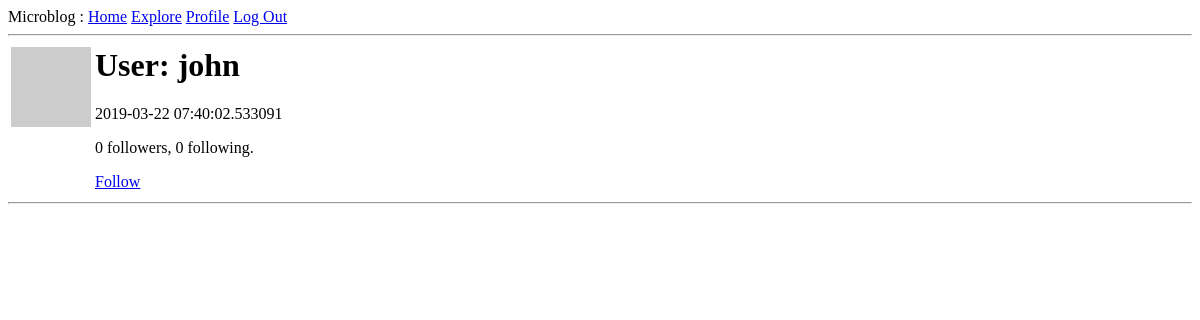
Page /user/john (signed in) on the earlier database version.
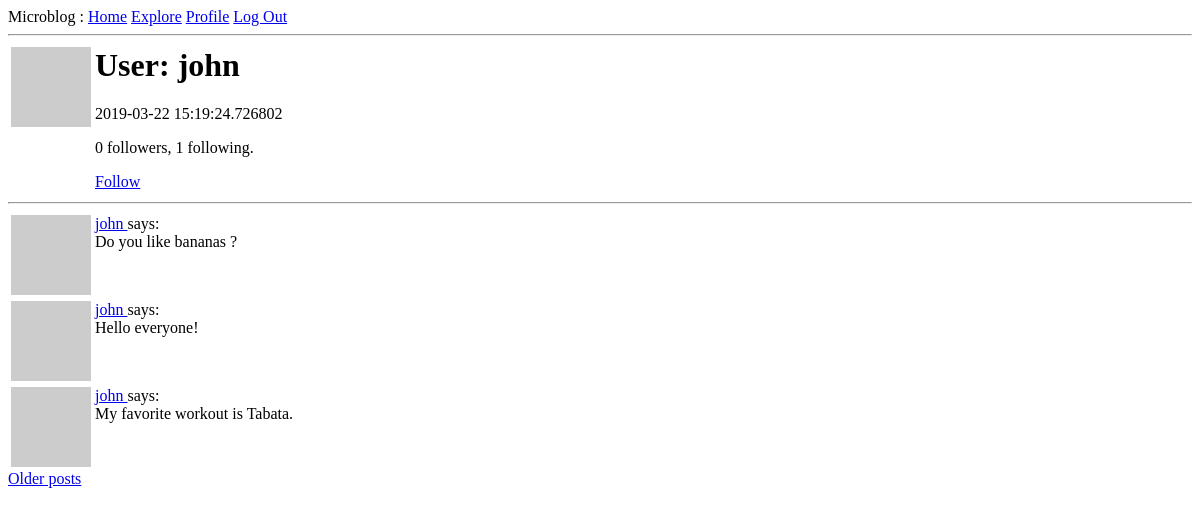
Same page on the later database version.
### app/models.py (models this page shows, shortened)
class User(UserMixin,db.Model):
    id = db.Column(db.Integer, primary_key=True)
    username = db.Column(db.String(64), index=True, unique=True)
    email = db.Column(db.String(120), index=True, unique=True)
    password_hash = db.Column(db.String(128))
    posts = db.relationship('Post',backref='author', lazy='dynamic')
    about_me = db.Column(db.String(140))
    last_seen = db.Column(db.DateTime, default=datetime.utcnow)
    followed = db.relationship(
        'User', secondary=followers,
        primaryjoin=(followers.c.follower_id == id),
        secondaryjoin=(followers.c.followed_id == id),
        backref=db.backref('followers', lazy='dynamic'), lazy='dynamic')
    def avatar(self,size):
        digest = md5(self.email.lower().encode('utf-8')).hexdigest()
        return 'https://www.gravatar.com/avatar/{}?d=identicon&s={}'.format(digest,size)
    def is_following(self,user):
        return self.followed.filter(followers.c.followed_id == user.id).count() > 0

class Post(db.Model):
    id = db.Column(db.Integer, primary_key=True)
    body = db.Column(db.String(140))
    timestamp = db.Column(db.DateTime, index=True, default=datetime.utcnow)
    user_id = db.Column(db.Integer, db.ForeignKey('user.id'))

### app/routes.py (the view)
@app.route('/user/<username>')
@login_required
def user(username):
    user = User.query.filter_by(username=username).first_or_404()
    page = request.args.get('page',1,type=int)
    posts = user.posts.order_by(Post.timestamp.desc()).paginate(page,app.config['POSTS_PER_PAGE'],False)
    next_url = url_for('user',username=user.username,page=posts.next_num) \
        if posts.has_next else None
    prev_url = url_for('user',username=user.username,page=posts.prev_num) \
        if posts.has_prev else None
    return render_template('user.html',user=user,posts=posts.items,
    next_url=next_url,prev_url=prev_url)

### app/models.py (called while the page is built)
@login.user_loader
def load_user(id):
    return User.query.get(int(id))

### app/routes.py (called while the page is built)
@app.before_request
def before_request():
    if current_user.is_authenticated:
        current_user.last_seen = datetime.utcnow()
        db.session.commit()

### app/templates/user.html (shortened to what this page needs)
{% extends "base.html" %}
{% block content %}
    <table>
        <tr valign="top">
            <td><img src="{{ user.avatar(128) }}"/></td>
            <td>
                <h1>User: {{ user.username }}</h1>
                {% if user.last_seen %}<p>{{ user.last_seen }}</p>{% endif %}
                <p>{{ user.followers.count() }} followers, {{ user.followed.count() }} following.</p>
                {% if user==current_user %}
                <p><a href="{{ url_for('edit_profile') }}">Edit your profile</a></p>
                {% elif not current_user.is_following(user) %}
                <p><a href="{{ url_for('follow',username=user.username) }}">Follow</a></p>
                {% else %}
                <p><a href="{{ url_for('unfollow',username=user.username) }}">Unfollow</a></p>
                {% endif %}
            </td>
        </tr>
    </table>
    <hr/>
    {% for post in posts %}
        {% include "_post.html" %}
    {% endfor %}
    {% if next_url %}
    <a href="{{ next_url }}">Older posts</a>
    {% endif %}
{% endblock %}

### app/templates/_post.html
<table>
    <tr valign="top">
        <td><img src="{{ post.author.avatar(36) }}"></td>
        <td>
            <a href="{{ url_for('user',username=post.author.username) }}">
                {{ post.author.username }}
            </a>
            says:<br/>{{ post.body }}
        </td>
    </tr>
</table>

Differences in the rows shown:
changed User "john": last_seen "2019-03-22 07:40:02.533091" → "2019-03-22 15:19:24.726802"
added Post: author.username "john", body "Do you like bananas ?"
added Post: author.username "john", body "Hello everyone!"
added Post: author.username "john", body "My favorite workout is Tabata."
Other differences:
{{ user.followed.count() }}: "0" → "1"
text now shown: "Older posts"
